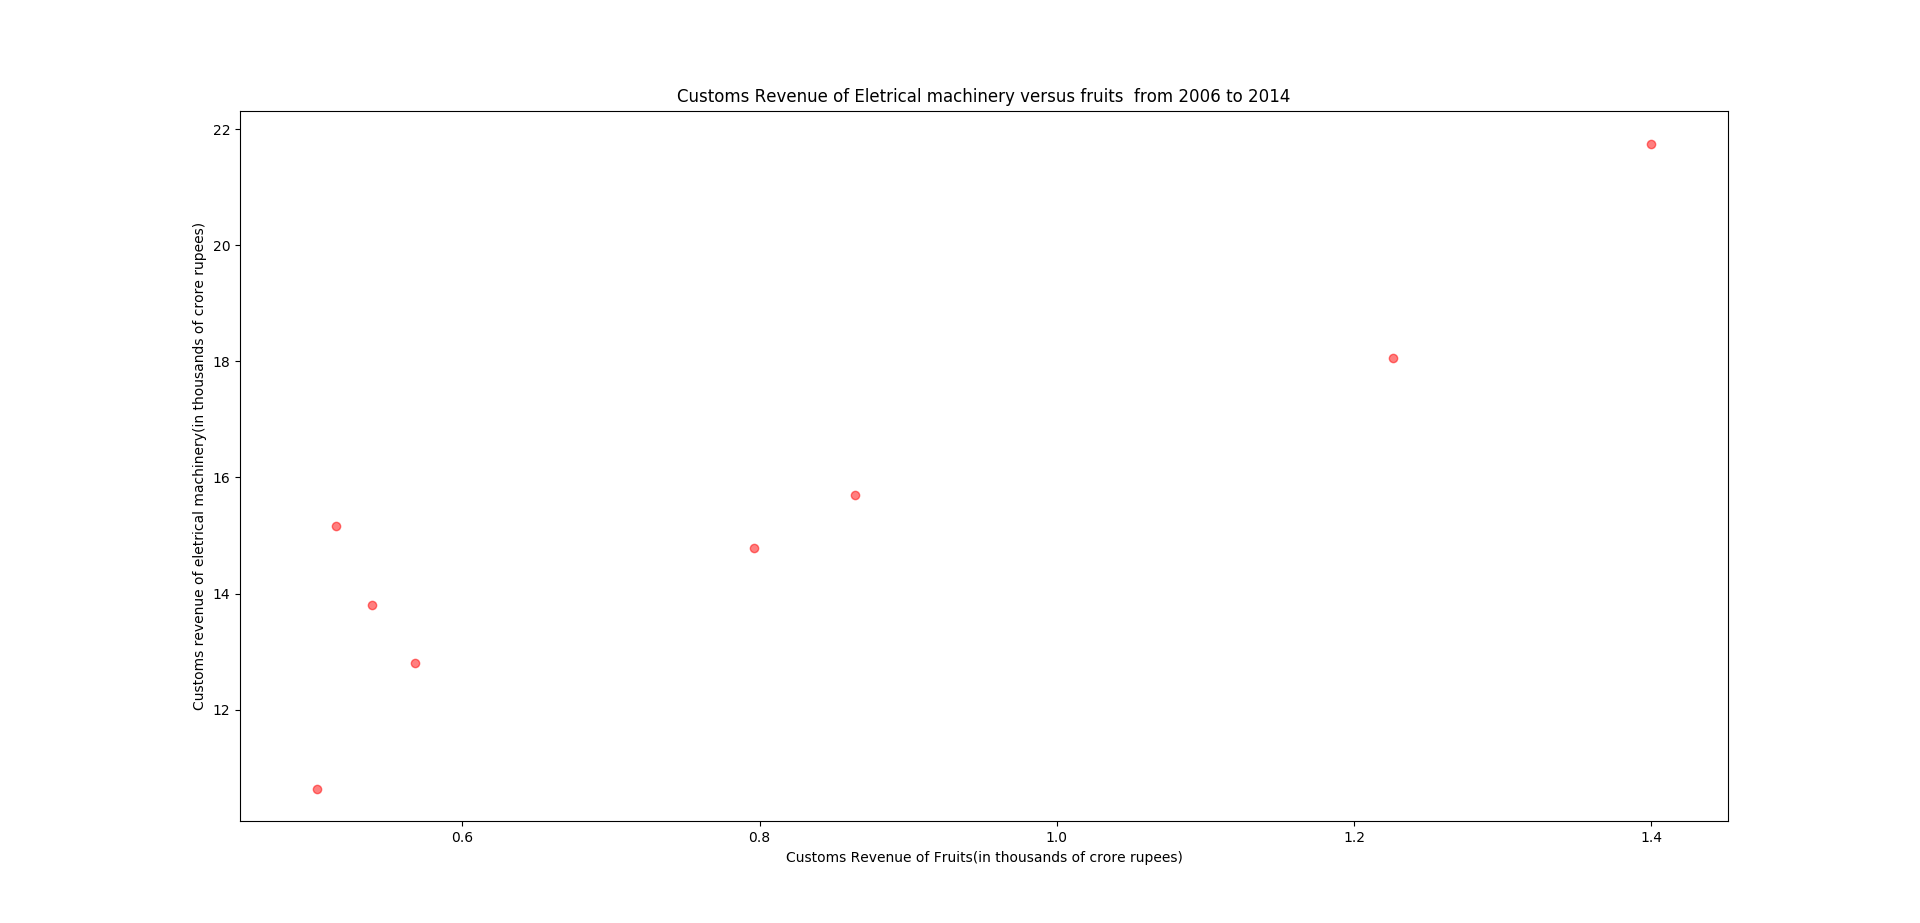

Source code (Python):
import matplotlib.pyplot as plt
import pandas as pd
data=pd.read_csv("customs_revenue.csv")
data=data.as_matrix()


print(data[0,2:10])

import numpy as np


N = 8
revenue_electrical_machinery = data[2,2:10]/1000
revenue_fruits = data[31,2:10]/1000

print(revenue_fruits)
ind = np.arange(8)*0.251

colors = np.random.rand(2)
p1 = plt.scatter(revenue_fruits, revenue_electrical_machinery, c=['r'], alpha=0.5)

plt.ylabel('Customs revenue of eletrical machinery(in thousands of crore rupees)')
plt.xlabel('Customs Revenue of Fruits(in thousands of crore rupees)')
plt.title('Customs Revenue of Eletrical machinery versus fruits  from 2006 to 2014')
#plt.yticks(np.arange(0, 80, 10))
plt.show()





# x = np.arange(0.0, 50.0, 2.0)
# y = x ** 1.3 + np.random.rand(*x.shape) * 30.0
# s = np.random.rand(*x.shape) * 800 + 500

# plt.scatter(x, y, s, c="g", alpha=0.5, marker=r'$\clubsuit$',
#             label="Luck")
# plt.xlabel("Leprechauns")
# plt.ylabel("Gold")
# plt.legend(loc=2)
# plt.show()
